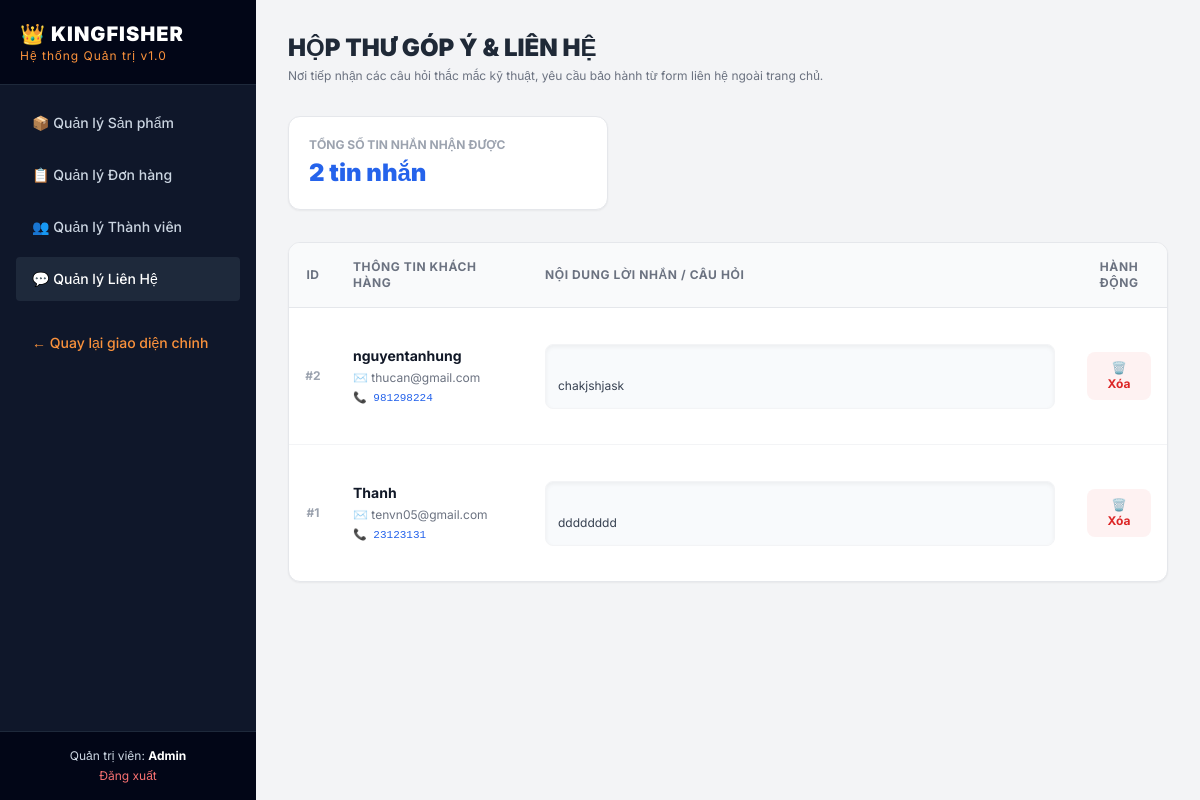
Screenshot of /toroDMIN/admin_contacts.php (signed in) with the database file from the repository.
### tables this page shows
CREATE TABLE `contacts` (
  `id` int(11) NOT NULL,
  `fullname` varchar(255) NOT NULL,
  `email` varchar(255) NOT NULL,
  `phone` varchar(20) DEFAULT NULL,
  `message` text NOT NULL,
  `created_at` timestamp NULL DEFAULT current_timestamp()
);

### toroDMIN/admin_contacts.php (the view, shortened to what this page needs)
<?php
try {
    require_once('../config.php');
    $contacts = $conn->query("SELECT * FROM contacts ORDER BY id DESC");
    $total_contacts = $contacts ? $contacts->num_rows : 0;
} catch (Exception $e) {
    echo "<div style='color:red; background:#fff; padding:25px; border:3px solid red; font-family:monospace; z-index:9999; position:relative;'>";
    echo "<h2>⚠️ LỖI DATABASE TABLE CONTACTS VUI LÒNG KIỂM TRA:</h2>";
    echo "<b>Chi tiết:</b> " . $e->getMessage() . "<br><br>";
    echo "<i>Mẹo: Nếu báo bảng 'contacts' chưa tồn tại, hãy chạy câu lệnh SQL tạo bảng trong phpMyAdmin nhé!</i>";
    echo "</div>";
    die();
}
?>
<!DOCTYPE html>
<html lang="vi">
<head>
    <script src="https://cdn.tailwindcss.com"></script>
</head>
<body class="bg-gray-100 flex min-h-screen">
    <aside class="w-64 bg-slate-900 text-slate-300 flex flex-col justify-between hidden md:flex shrink-0">
        <div>
            <div class="p-5 bg-slate-950 text-white font-black text-xl tracking-wider border-b border-slate-800">
                👑 KINGFISHER <span class="text-xs text-orange-400 block font-normal">Hệ thống Quản trị v1.0</span>
            </div>
            <nav class="p-4 space-y-2 text-sm font-medium">
                <a href="admin.php" class="block hover:bg-slate-800 hover:text-white px-4 py-3 rounded transition">📦 Quản lý Sản phẩm</a>
                <a href="admin_orders.php" class="block hover:bg-slate-800 hover:text-white px-4 py-3 rounded transition">📋 Quản lý Đơn hàng</a>
                <a href="admin_users.php" class="block hover:bg-slate-800 hover:text-white px-4 py-3 rounded transition">👥 Quản lý Thành viên</a>
                <a href="admin_contacts.php" class="block bg-slate-800 text-white px-4 py-3 rounded transition flex items-center gap-2">💬 Quản lý Liên Hệ</a>
                <a href="../index.php" class="block text-orange-400 hover:underline px-4 py-3 pt-6">← Quay lại giao diện chính</a>
            </nav>
        </div>
        <div class="p-4 bg-slate-950 text-xs text-center border-t border-slate-800">
            Quản trị viên: <strong class="text-white"><?php echo htmlspecialchars($_SESSION['fullname'] ?? 'Admin'); ?></strong>
            <a href="../MID/logout.php" class="block text-red-400 hover:underline mt-1">Đăng xuất</a>
        </div>
    </aside>
    <main class="flex-1 p-6 md:p-8 overflow-hidden">
        <div class="mb-8">
            <h1 class="text-2xl font-black text-gray-800 uppercase">Hộp thư góp ý & Liên hệ</h1>
            <p class="text-xs text-gray-500 mt-1">Nơi tiếp nhận các câu hỏi thắc mắc kỹ thuật, yêu cầu bảo hành từ form liên hệ ngoài trang chủ.</p>
        </div>
        <div class="bg-white p-5 rounded-xl border shadow-sm max-w-xs mb-8">
            <div class="text-xs font-bold text-gray-400 uppercase">Tổng số tin nhắn nhận được</div>
            <div class="text-2xl font-black text-blue-600 mt-1"><?php echo $total_contacts; ?> tin nhắn</div>
        </div>
        <div class="bg-white rounded-xl border shadow-sm overflow-hidden">
            <div class="overflow-x-auto">
                <table class="w-full text-left text-xs font-medium text-gray-600 border-collapse">
                    <thead class="bg-gray-50 text-gray-500 uppercase border-b font-bold tracking-wider">
                        <tr>
                            <th class="p-4 w-12 text-center">ID</th>
                            <th class="p-4 w-48">Thông tin khách hàng</th>
                            <th class="p-4">Nội dung lời nhắn / Câu hỏi</th>
                            <th class="p-4 w-24 text-center">Hành động</th>
                        </tr>
                    </thead>
                    <tbody class="divide-y divide-gray-100">
                        <?php
                        if ($total_contacts > 0) {
                            while($row = $contacts->fetch_assoc()) {
                        ?>
                        <tr class="hover:bg-gray-50 transition items-start">
                            <td class="p-4 text-center font-bold text-gray-400">
                                #<?php echo $row['id']; ?>
                            </td>
                            <td class="p-4 space-y-1">
                                <div class="font-bold text-gray-900 text-sm"><?php echo htmlspecialchars($row['fullname']); ?></div>
                                <div class="text-gray-500 font-normal">✉️ <?php echo htmlspecialchars($row['email']); ?></div>
                                <?php if(!empty($row['phone'])): ?>
                                    <div class="text-blue-600 font-mono text-[11px]">📞 <?php echo htmlspecialchars($row['phone']); ?></div>
                                <?php endif; ?>
                            </td>
                            <td class="p-4 text-gray-700 leading-relaxed font-normal whitespace-pre-line text-xs max-w-md">
                                <div class="bg-slate-50 p-3 rounded-lg border border-gray-100 shadow-inner">
                                    <?php echo htmlspecialchars($row['message']); ?>
                                </div>
                            </td>
                            <td class="p-4 text-center">
                                <a href="admin_contacts.php?delete_id=<?php echo $row['id']; ?>"
                                   onclick="return confirm('Bạn có chắc muốn xóa lời nhắn này sau khi đã xử lý liên hệ xong không?')"
                                   class="bg-red-50 text-red-600 hover:bg-red-100 px-3 py-2 rounded-lg font-bold transition inline-block">
                                   🗑️ Xóa
                                </a>
                            </td>
                        </tr>
                        <?php
                            }
                        } else {
                        ?>
                        <tr>
                            <td colspan="4" class="p-8 text-center text-gray-400 text-sm">📥 Hiện tại chưa có lời nhắn góp ý nào từ khách hàng.</td>
                        </tr>
                        <?php
                        }
                        ?>
                    </tbody>
                </table>
            </div>
        </div>
    </main>
</body>
</html>

### toroDMIN/admin_contacts.php (style rules this page uses)
body { font-family: 'Inter', sans-serif; }

### rows the page displays
contacts: id "2", fullname "nguyentanhung", email "thucan@gmail.com", phone "981298224", message "chakjshjask"
contacts: id "1", fullname "Thanh", email "tenvn05@gmail.com", phone "23123131", message "dddddddd"

### other values shown
$_SESSION['fullname'] "Admin"
$total_contacts "2"
